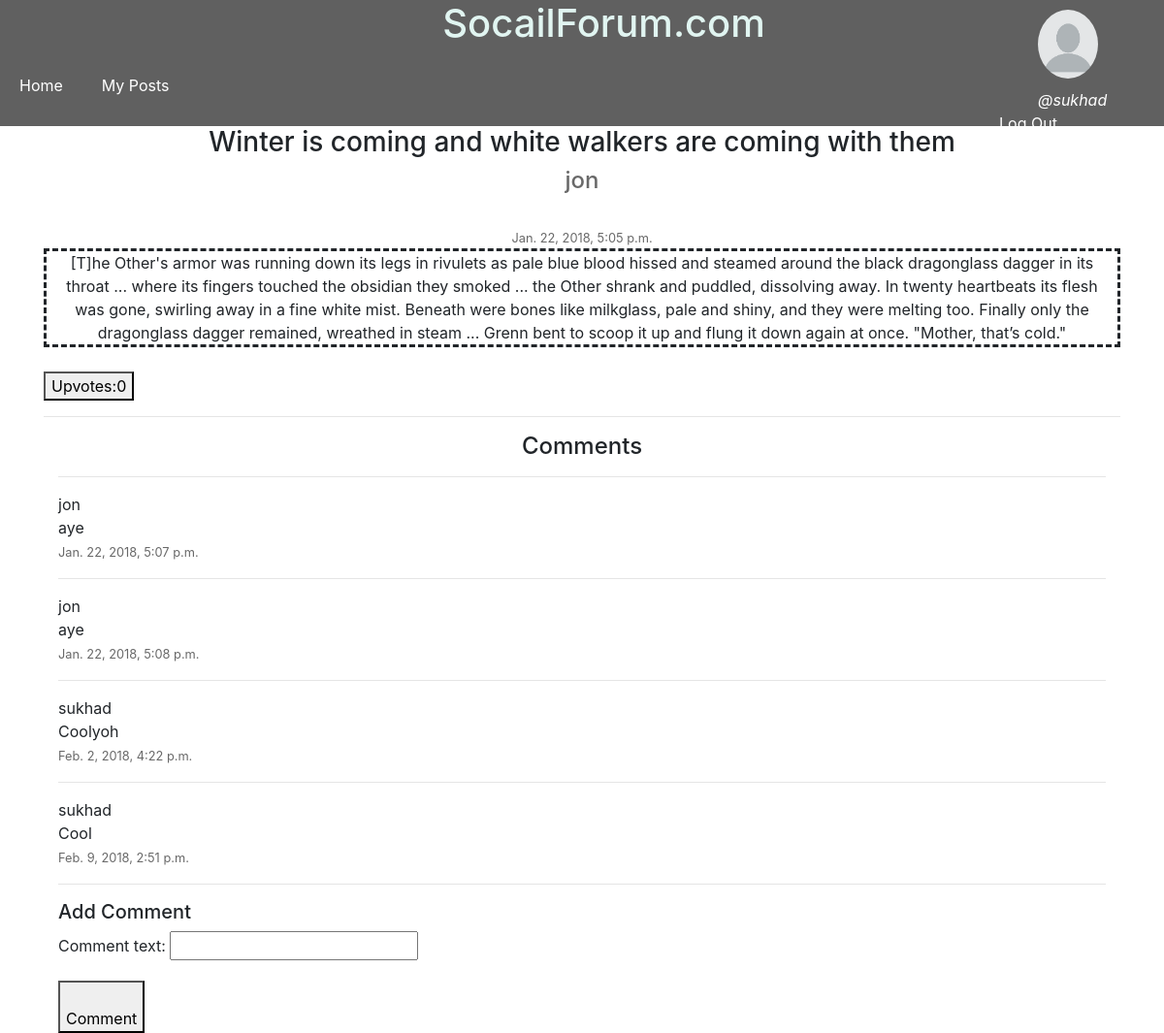
The app's page /posts/winter-is-coming-and-white-walkers-are-coming-with-them-1w5l/ (signed in) with its own data.
### posts/models.py (models this page shows, shortened)
class Post(models.Model):
	title		=models.CharField(max_length=200)
	text		=models.TextField()
	user 		=models.ForeignKey(User,default=1)
	image		=models.ImageField(blank=True,null=True,upload_to="image/Post")
	upvotes		=models.IntegerField(default=0)
	slug		=models.SlugField(null=True,blank=True)
	timestamp	=models.DateTimeField(auto_now_add=True)
	updated		=models.DateTimeField(auto_now=True)

class Comment(models.Model):
	user 	 		=models.ForeignKey(User,default=1)
	post 			=models.ForeignKey(Post,default=1)
	comment_text 	=models.CharField(max_length=120,null=True,blank=True)
	timestamp		=models.DateTimeField(auto_now_add=True)

### posts/views.py (the view, shortened to what this page needs)
# urls.py: url(r'^(?P<slug>[\w-]+)/$',PostDetailCommentView.as_view(),name="details"),
class PostDetailCommentView(LoginRequiredMixin,CreateView):
	template_name='posts/post_detail.html'
	form_class=CommentForm
	def get_context_data(self,*args,**kwargs):
		context=super(PostDetailCommentView,self).get_context_data(*args,**kwargs)
		slug	=self.kwargs.get("slug")
		obj  	=Post.objects.get(slug=slug)
		context['object']=obj
		return context

### posts/forms.py
class CommentForm(forms.ModelForm):
	class Meta:
		model=Comment
		fields=['comment_text']

### posts/templates/posts/post_detail.html (shortened to what this page needs)
{% extends "base.html" %}
{% block content %}
<h3 style="text-align:center;">{{ object.title }}</h3>
<h4 style="color: #696969">{{object.user.username}}</h4><br>
<small style="color: #696969;text-align: center;" >{{object.timestamp}}</small><br>
<div align="center" class="container" style="border-style: dashed; align-content: center;">
	<div class="col" >
	<div class="row">
		{{ object.text }}
	</div>
	</div>
</div>
<div align="left" class="button">
	<button  style="margin-top: 25px" >Upvotes:{{object.upvotes}}</button>
</div>
<hr>
<div align="left" class="container">
	<h4 style="text-align: center;">Comments</h4>
	{% if object.comment_set.all %}
	{% for comment in object.comment_set.all %}
		<hr>
				{{comment.user.username}}
			<br>
			{{comment.comment_text}}<br>
			<small style="color: #696969;" >{{comment.timestamp}}</small><br>
	{% endfor %}
	{% endif %}
<hr>
<h5>Add Comment</h5>
<form method="POST" action="{% url 'posts:details' slug=object.slug %}">{% csrf_token %}
	{{form.as_p}}
	<button style="padding-top: 25px" type="submit">Comment</button>
</form>
 </div>
{% endblock content %}

### templates/snippets/header.html (shortened to what this page needs)
{%  load static %}
<div class="topnav" style="background-color: #606060" >
<div class="row">
<div class="col">
<div style="text-align: center;">
<h1 style="color: #E1F5F1;margin-left: 250px" >SocailForum.com</h1>
</div>
<div class="nav">
		<a  style=" text-decoration: none;padding: 20px; color: white" href="{% url 'home' %}"> Home </a>
		<a style="text-decoration: none;padding:20px; color: white"  href="{% url 'posts:my_posts'  %}">My Posts</a>
	</div>
</div>
<div class="col-sm-2">
	{% if request.user.is_authenticated %}
<div class="row" style="height:70%">
	<img  src='{% static "profiles/profile.png" %}' class="rounded-circle"  alt="my img" style="width: 40%;height: 100% ; padding: 10px;margin-right: 20px;margin-left: 50px">
</div>
<div class="row" >
<i style="color: #FFF;margin-left: 60px;	" > @{{request.user.username}}</i>
<a  style="margin-left: 20px;color: white" href="{% url 'login' %}" >Log Out</a>
{%else%}
<div style="align-self: center;">
	<a  style="padding:20px; color: white ; float: right" href="{% url 'login' %}"> Login </a>
</div>
{% endif %}
</div>
</div>
</div>
</div>

### records on screen
Post: title "Winter is coming and white walkers are coming with them", user.username "jon", timestamp "Jan. 22, 2018, 5:05 p.m.", text "[T]he Other's armor was running down its legs in rivulets as pale blue blood hissed and steamed around the black dragonglass dagger in its throat ... where its fingers touched the obsidian they smoked ... the Other shrank and puddled, dissolving away. In twenty heartbeats its flesh was gone, swirling away in a fine white mist. Beneath were bones like milkglass, pale and shiny, and they were melting too. Finally only the dragonglass dagger remained, wreathed in steam ... Grenn bent to scoop it up and flung it down again at once. \"Mother, that’s cold.\"", upvotes "0"
Comment: user.username "jon", comment_text "aye", timestamp "Jan. 22, 2018, 5:07 p.m."
Comment: user.username "jon", comment_text "aye", timestamp "Jan. 22, 2018, 5:08 p.m."
Comment: user.username "sukhad", comment_text "Coolyoh", timestamp "Feb. 2, 2018, 4:22 p.m."
Comment: user.username "sukhad", comment_text "Cool", timestamp "Feb. 9, 2018, 2:51 p.m."

### other values on screen
{{ request.user.username }} "sukhad"
